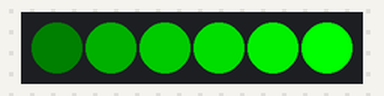
The sketch below on a simulated Arduino Mega 2560, built with avr-gcc and run on an emulated ATmega2560. On the bench: 6 RGB LEDs in strip order, left to right.

Above: at 0.1 s.
At 10.1 s:
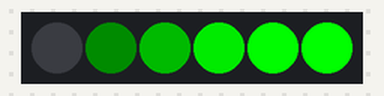
At 15.1 s:
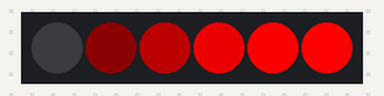
At 35.1 s:
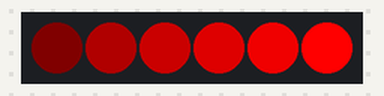
Timing chart, 0 to 36.6 s (numbered marks = the images above):
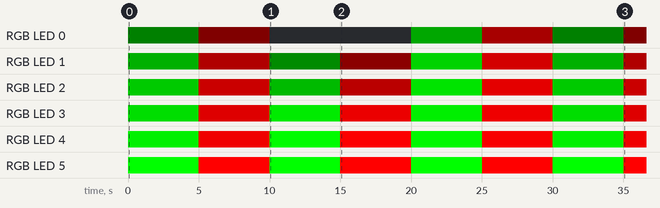

The sketch:

brightness_test.ino
```cpp
#include <FastLED.h>
#include <math.h>

#define LED_PIN   23
#define NUM_LEDS   6

CRGB leds[NUM_LEDS];

const uint8_t LEVELS[NUM_LEDS] = { 5, 55, 105, 155, 205, 255 };

uint8_t linearMap(uint8_t v) {
    return v;
}

uint8_t sigmoidMap(uint8_t v) {
    float x = (v / 255.0f) * 10.0f - 5.0f;
    float s = 1.0f / (1.0f + expf(-x));
    const float lo = 1.0f / (1.0f + expf(5.0f));
    const float hi = 1.0f / (1.0f + expf(-5.0f));
    return (uint8_t)((s - lo) / (hi - lo) * 255.0f);
}

uint8_t gammaMap(uint8_t v) {
    return (uint8_t)(powf(v / 255.0f, 1.0f / 2.2f) * 255.0f);
}

void showColor(uint8_t r, uint8_t g, uint8_t b, uint8_t (*mapFn)(uint8_t)) {
    for (int i = 0; i < NUM_LEDS; i++) {
        float scale = mapFn(LEVELS[i]) / 255.0f;
        leds[i] = CRGB((uint8_t)(r * scale), (uint8_t)(g * scale), (uint8_t)(b * scale));
    }
    FastLED.show();
}

void setup() {
    FastLED.addLeds<WS2812B, LED_PIN, GRB>(leds, NUM_LEDS);
    FastLED.setBrightness(255);
}

void loop() {
    showColor(0, 255, 0, linearMap);    // green linear
    delay(5000);
    showColor(255, 0, 0, linearMap);    // red linear
    delay(5000);
    showColor(0, 255, 0, sigmoidMap);   // green sigmoid
    delay(5000);
    showColor(255, 0, 0, sigmoidMap);   // red sigmoid
    delay(5000);
    showColor(0, 255, 0, gammaMap);     // green gamma
    delay(5000);
    showColor(255, 0, 0, gammaMap);     // red gamma
    delay(5000);
}
```

Measured:
- by itself, RGB LED 5: alternates RGB(255, 0, 0) for 5.0 s and RGB(0, 255, 0) for 5.0 s
- by itself, RGB LED 0: off → RGB(0, 5, 0) at 0.00 s, → RGB(5, 0, 0) 5.0 s later, → off 5.0 s later, → RGB(0, 42, 0) 10.0 s later, … (7 changes in this stretch)
- by itself, RGB LED 1: off → RGB(0, 55, 0) at 0.00 s, → RGB(55, 0, 0) 5.0 s later, → RGB(0, 12, 0) 5.0 s later, → RGB(12, 0, 0) 5.0 s later, … (8 changes in this stretch)
- what the display in image 1 shows lasts 5.0 s, from 10.0 s to 15.0 s
